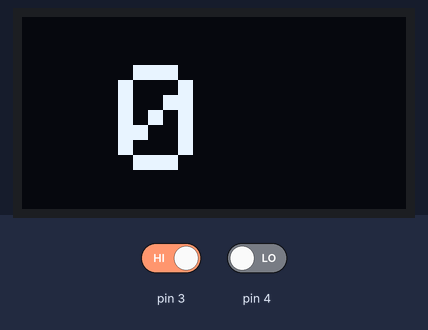
A sketch run on a simulated Arduino Uno, built with avr-gcc and run on an emulated ATmega328P. On the bench: 128×64 one-colour display. The test bench sets the inputs (shaded band); at power-on: pin 3 HIGH, pin 4 LOW.

Above: at 1.2 s.
1.3 s: pin 3 driven LOW
At 2.6 s:
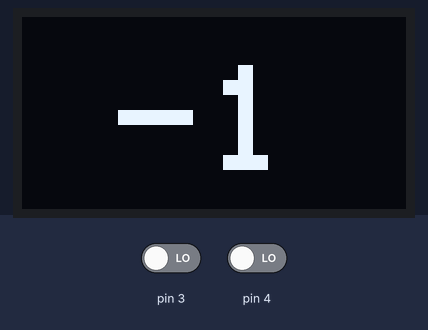
Timing chart, 0 to 4.3 s (numbered marks = the images above; inputs shaded):
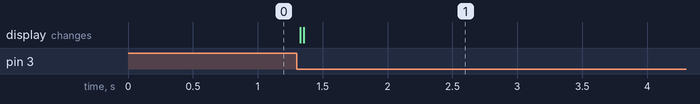

The sketch:

Encoder_Display_Test.ino
```cpp
#include <Wire.h>
#include <Adafruit_GFX.h>
#include <Adafruit_SSD1306.h>

#define SCREEN_WIDTH 128
#define SCREEN_HEIGHT 64

int counter = 0;
int current = counter;
String dir = "";
unsigned long last_run = 0;

Adafruit_SSD1306 display(SCREEN_WIDTH, SCREEN_HEIGHT, &Wire, -1);

void setup() {
  attachInterrupt(digitalPinToInterrupt(3), shaft_moved, FALLING);
  pinMode(4, INPUT);

  if (!display.begin(SSD1306_SWITCHCAPVCC, 0x3C)) {
    for (;;);
  }
  display.setTextSize(5);
  display.setCursor(32, 16);
  display.clearDisplay();
  display.setTextColor(WHITE);
  display.println(counter);
  display.display();
}

void shaft_moved() {
  if (millis() - last_run > 5) {
    if (digitalRead(4) == 1) {
      if (counter < 25) {
        counter++;
        dir = "CW";
      }
    } else {
      if (counter > -25) {
        counter--;
        dir = "CCW";
      }
    }
    last_run = millis();
  }
}

void loop() {
  display.setCursor(32, 16);
  if (counter != current) {
    display.clearDisplay();
    display.display();
    display.println(counter);
    display.display();
    current = counter;
  }
}
```

Measured:
- after the input at 1.3 s, the display: first changes at once (image 1 shows a later state)
